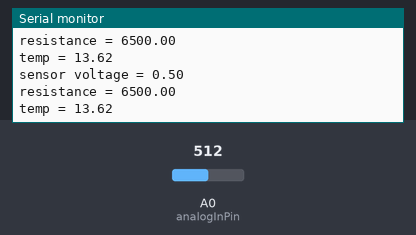
Recording of a sketch running on a simulated Arduino Uno, built with avr-gcc and run on an emulated ATmega328P. Parts: the last lines printed to the serial monitor. Inputs (shaded band) come from the test bench; at power-on: A0 (analogInPin) = 512.

Above: at 4.8 s.
4.9 s: A0 (analogInPin) set to 0
At 6.3 s:
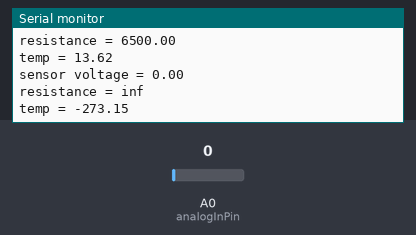
9.5 s: A0 (analogInPin) set to 1023
At 10.7 s:
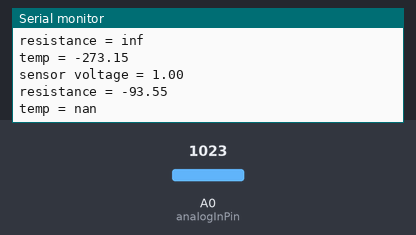
Timing chart, 0 to 12.5 s (numbered marks = the images above; inputs shaded):
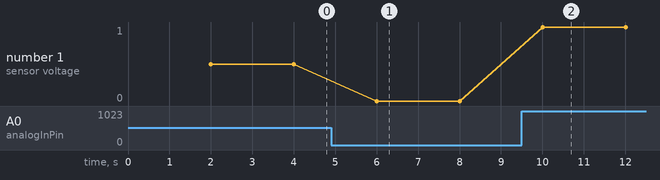

Measured:
- after the input at 4.9 s, the serial monitor: prints a new line after 1.1 s (image 1)
- after the input at 9.5 s, the serial monitor: prints a new line after 0.51 s (image 2)
- plotted number 1: 0.5 → 0 after the input at 4.9 s, 0 → 1 after the input at 9.5 s

The sketch:

basic.ino
```cpp
// Voltage divider details
const float R1 = 4.7;  // Fixed resistor next to thermistor. 0 if not required.
const float R2 = 2;  // Fixed resistor on other side of divider
const float Vcc = 3.3;  // Input voltage

// Get three measurements like below, then use
// http://www.thinksrs.com/downloads/programs/Therm%20Calc/NTCCalibrator/NTCcalculator.htm
//  23.7C = 4.45kohm
//   5.5C = 9.42kohm
// -17.9C = 34.26kohm
const float BETA = 3650;
const float NOM_RESIST = 3999;
const float NOM_TEMP = 25;

const int analogInPin = A0;

void setup() {
  Serial.begin(115200);
}

float resistanceToCelsius(float resistance) {
  // Simplified Steinhart-Hart
  float temp = log(resistance / NOM_RESIST) / BETA;
  temp += 1.0 / (NOM_TEMP + 273.15);
  temp = 1 / temp;
  temp -= 273.15; // convert to C
  return temp;
}

void loop() {
  delay(2000);

  // Read the thermistor's voltage and thus get its resistance
  float voltage = analogRead(analogInPin);
  voltage = voltage / 1024;
  float totalResistance = ((Vcc * R2) / voltage) - R2;
  float resistance = (totalResistance - R1) * 1000;

  Serial.print("sensor voltage = ");
  Serial.println(voltage);

  Serial.print("resistance = ");
  Serial.println(resistance);

  Serial.print("temp = ");
  Serial.println(resistanceToCelsius(resistance));

}
```
